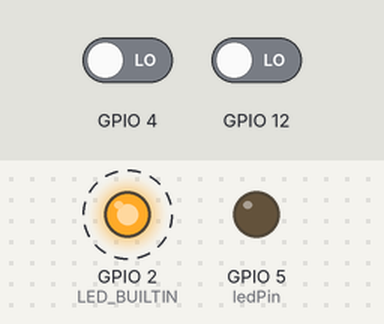
This sketch was run on a simulated ESP8266 (NodeMCU). Parts: output pins drawn as LEDs (lit = HIGH, except the on-board LED, lit = LOW). Dashed ring = blinking. The inputs (shaded band) are chosen by the test bench; at power-on: GPIO 4 LOW, GPIO 12 LOW. WiFi joins after 1.5 s; servers stay silent unless stated; not simulated (calls return 0 or success): env.h; what the sketch prints to the serial monitor is not drawn.

Above: at 2.5 s.
Timing chart, 0 to 5.4 s (numbered marks = the images above):
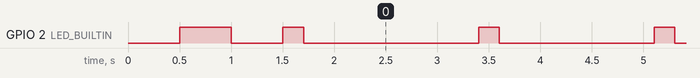

Measured:
- by itself, GPIO 2 (LED_BUILTIN): goes LOW 0.50 s, HIGH 0.20 s, LOW 1.7 s, 74 × (HIGH 0.20 s, LOW 1.5 s), HIGH 0.20 s, then LOW
- by itself, everything shown: repeats every 5.1 s, in 6 steps

The sketch:

client.ino
```cpp
#include "headers/client.h"

WiFiClient client;

const IPAddress serverIP (192,168,1,79);
uint16_t serverPort =  62302;

#if defined (ESP32)
IPAddress local_IP(192, 168, 1, 87);
#else
IPAddress local_IP(192, 168, 1, 82);
#endif

IPAddress gateway(192, 168, 1, 254);
IPAddress subnet(255, 255, 255, 0);

Timer recvTimer;
Timer filterTimer;
Timer sendTimer;
Timer idleTimer;

ChangeHandler onButton;
ChangeHandler offButton;

const int ledPin = 5;

const int freq = 5000;
const int ledChannel = 0;
const int resolution = 8;

LowPassFilter filter;
byte newValue, brightness;

void setup() {
    Serial.begin(115200);

    WiFi.mode(WIFI_STA);
    WiFi.begin(SSID, PASSWORD); // SSID and PAfSSWORD must be defined in headers/env.h!

    pinMode(LED_BUILTIN, OUTPUT);

    #if defined (ESP32)

    // Configure LED PWM functionalitites
    ledcSetup(ledChannel, freq, resolution);

    // Attach the channel to the GPIO to be controlled
    ledcAttachPin(ledPin, ledChannel);
    #else
    pinMode(ledPin, OUTPUT);
    #endif

    #if defined (ESP32)
    pinMode(4, INPUT_PULLDOWN);
    pinMode(12, INPUT_PULLDOWN);
    #else
    pinMode(4, INPUT);
    pinMode(12, INPUT);
    #endif

    if (!WiFi.config(local_IP, gateway, subnet)) {
        Serial.println("STA Failed to configure");
    }

    Serial.println((String)"Connecting to " + SSID);
    while (WiFi.status() != WL_CONNECTED) {
        delay(500);
        digitalWrite(LED_BUILTIN, !digitalRead(LED_BUILTIN));
        Serial.print(".");
    }

    Serial.println((String)"\nConnected to " + SSID);

    Serial.println((String)"IP address: " + WiFi.localIP().toString());
}

void loop() {
    while (!client.connected()) {
        client.connect(serverIP, serverPort);
        digitalWrite(LED_BUILTIN, !digitalRead(LED_BUILTIN));

        Serial.println("Trying to connect to the server...");
        recvTimer.reset(millis());
        delay(200);
    }

    if (!client.available()) recvTimer.reset(millis());

    if (recvTimer.isTime(20, millis())) {
        Client *c = &client;
        c->setTimeout(1);

        byte buffer[1];
        c->read(buffer, 1);

        newValue = buffer[0];
    }

    if (filterTimer.isTime(10, millis())) {
        brightness = filter.filter(newValue, 0.7);

        Serial.println((String)newValue + " " + brightness);

        #if defined (ESP32)
        ledcWrite(ledChannel, brightness);
        #else
        analogWrite(ledPin, brightness);
        #endif
    }

    if (idleTimer.isTime(1000, millis()))
        client.println("OK");

    if (sendTimer.isTime(20, millis())) {
        if (digitalRead(4))
            client.println(1);

        if (digitalRead(12))
            client.println(0);
    }

    digitalWrite(LED_BUILTIN, LOW);
}
```

ChangeHandler.h
```cpp
#include "../src/ChangeHandler.cpp"
```

LowPassFilter.h
```cpp
#include "../src/LowPassFilter.cpp"
```

Timer.h
```cpp
#include "../src/Timer.cpp"
```

client.h
```cpp
#if defined (ARDUINO_ARCH_ESP8266)
#include <ESP8266WiFi.h>
#elif defined (ESP32)
#include <WiFi.h>
#else
#error Architecture not supported.
#endif

#include "env.h"
#include "misc.h"
#include "ChangeHandler.h"
#include "Timer.h"
#include "LowPassFilter.h"
```

misc.h
```cpp

```

ChangeHandler.cpp
```cpp
class ChangeHandler {
private:
    float lastState = 0;
public:
    ChangeHandler() { }

    void onChange(float value, void callback(float)) {
        if (value != lastState) {
            lastState = value;
            callback(lastState);
        }

        lastState = value;
    }
};
```

HighPassFilter.cpp
```cpp
class HighPassFilter {
private:
    float value = 0;
public:
    HighPassFilter() { }

    float filter(float val, float K) {
        value = K * (value + val - value);
        return value;
    }
};
```

LowPassFilter.cpp
```cpp
class LowPassFilter {
private:
    float value = 0;
public:
    LowPassFilter() {}

    float filter(float val, float K) {
        value = value * (1 - K) + val * K;
        return value;
    }
};
```

Timer.cpp
```cpp
class Timer {
public:
    unsigned int lastTime = 0;

    Timer() { }

    bool isTime(unsigned int interval, unsigned int current) {
        if (current - lastTime < interval) return false;

        lastTime = current;
        return true;
    }

    void reset(unsigned int current) {
        lastTime = current;
    }
};
```
